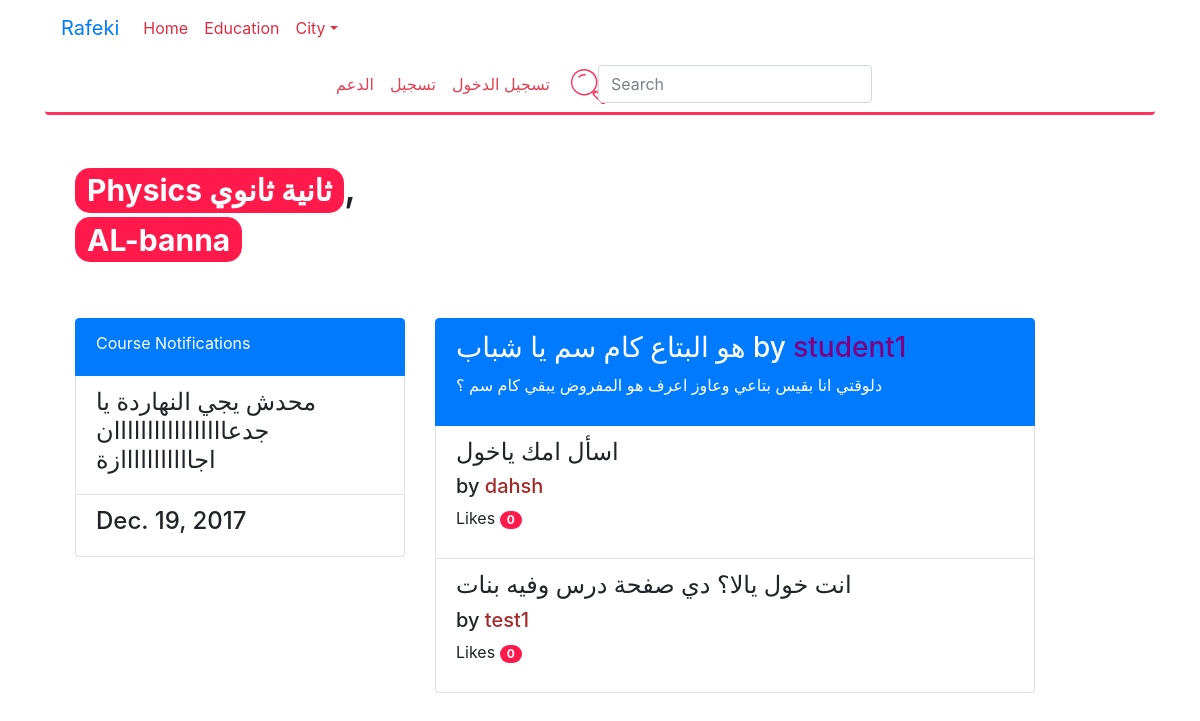
The app's page /st/course/6, older data.
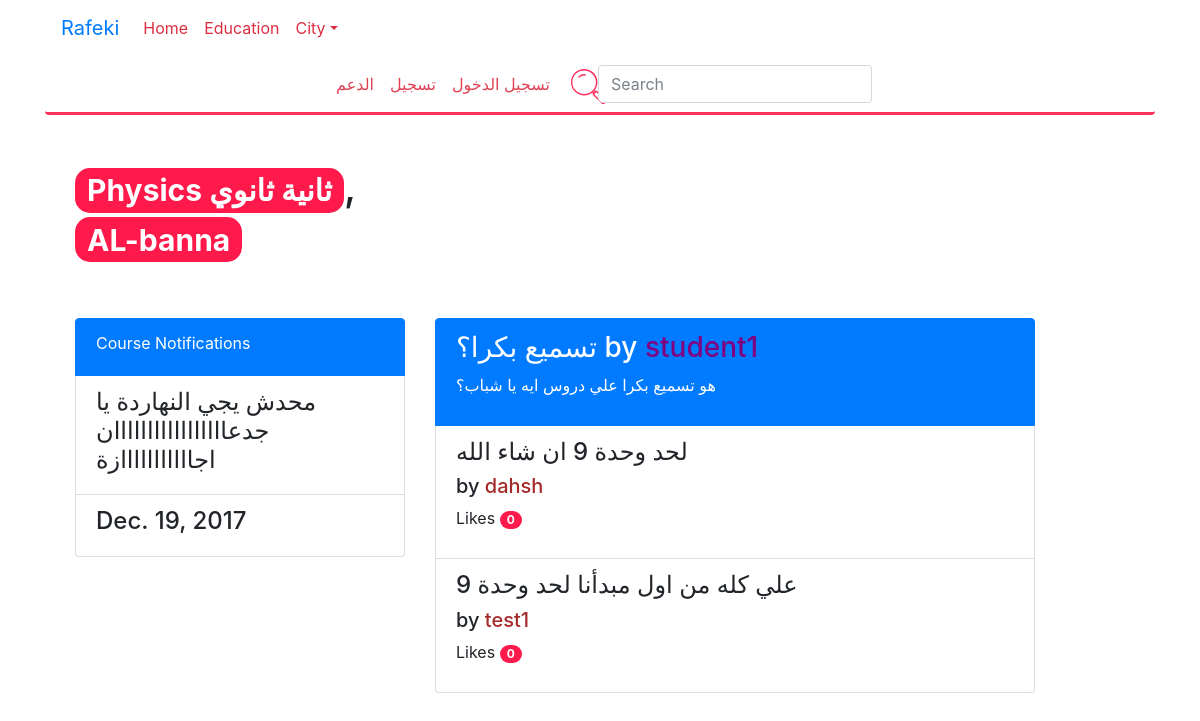
The same page, newer data.
### education/models.py (models this page shows, shortened)
class Question(models.Model):
    course=models.ForeignKey(Course, related_name='questions')
    title=models.CharField(max_length=150)
    description=models.TextField( null=True, blank=True)
    image=models.ImageField(blank=True, null=True)
    time_stamp=models.DateTimeField(auto_now_add=True)
    update=models.DateTimeField(auto_now_add=False, auto_now=True)
    asker=models.ForeignKey(Student, related_name='questions')

class Reply(models.Model):
    question=models.ForeignKey(Question, related_name='replies')
    text=models.TextField()
    image=models.ImageField(null=True, blank=True)
    replier=models.ForeignKey(Student, related_name='replies')
    likes=models.PositiveIntegerField(default=0, blank=True)

class Student(models.Model):
    user = models.OneToOneField(User)
    study_at=models.CharField(max_length=70, null=True, blank=True)
    code = models.CharField(db_index=True, max_length=5, null=False, primary_key=True, default=id_generator)
    def __str__(self):
        return self.user.username

### education/student_dashboard_views.py (the view)
# urls.py: url(r'^course/(?P<course_pk>\d+)$', student_views.CourseViewForParticipant.as_view(), name='course_dashboard_participant'),
class CourseViewForParticipant(TemplateView):
    template_name='participant_course_view.html'
    def get_context_data(self, **kwargs):
        context=super().get_context_data(**kwargs)
        context['course']=course=get_object_or_404(Course, pk=self.kwargs['course_pk'])
        context['questions']=Question.objects.filter(course=course)
        context['notifications']=Notification.objects.filter(course=course)
        return context

### education/models.py (called while the page is built)
    def __str__(self):
        return self.Name

### education/templates/participant_course_view.html (shortened to what this page needs)
{% extends 'base.html'%}
{% block body %}
<div class="container">
	<div class="row">
		<div class="col-4 offeset-md-4">
		<h1> <span  class="badge badge-primary">{{ course.name }}</span>, <span class="badge badge-primary">{{ course.school }}</span></h1>
	</div>
	</div>
	<div class="row mt-5">
		<div class="col-4 ">
		<ul class="list-group">
			<li class="list-group-item active"> Course Notifications<h3></h3></li>
			{% for notification in notifications %}
			<li class="list-group-item"><h4>{{ notification.text }}</h4></li>
			<li class="list-group-item"><h4>{{ notification.time_stamp|date }}</h4></li>
			{% endfor %}
		</ul>
			</div>
		<div class="col-7">
			<ul class="list-group">
			{% for question in questions %}
				<li class="list-group-item active"><h3>  {{ question.title }} by <span style="color: purple">{{ question.asker }}</span></h3>
					<p>{{ question.description }}</p></li>
			{% for reply in question.replies.all %}
				<li class="list-group-item"><h4>{{ reply.text }}</h4>
				 <h5> by <span style="color: brown">{{ reply.replier }}</span> </h5>
				 <p>Likes <span class="badge badge-primary badge-pill">{{ reply.likes }}</span></p></li>
			{% endfor %}
			{% endfor %}
			</ul>
		</div>
	</div>
</div>
{% endblock %}

Row changes from the older to the newer data that the page shows:
changed Question "student1": title "هو البتاع كام سم يا شباب" → "تسميع بكرا؟"; description "دلوقتي انا بقيس بتاعي وعاوز اعرف هو المفروض يبقي كام سم ؟" → "هو تسميع بكرا علي دروس ايه يا شباب؟"
changed Reply "dahsh": text "اسأل امك ياخول" → "لحد وحدة 9 ان شاء الله"
changed Reply "test1": text "انت خول يالا؟ دي صفحة درس وفيه بنات" → "علي كله من اول مبدأنا لحد وحدة 9"
